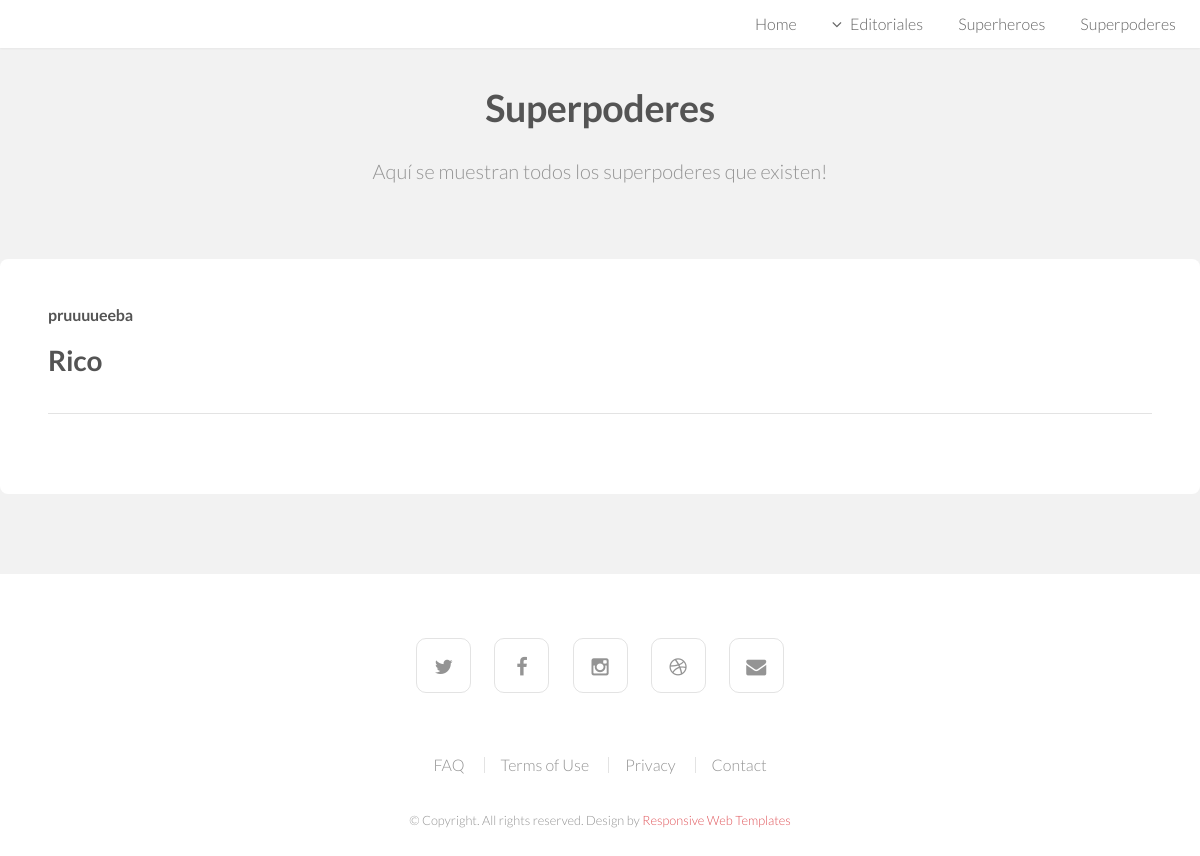
The page /heroWeb/superpoderes/ on the database as committed earlier.
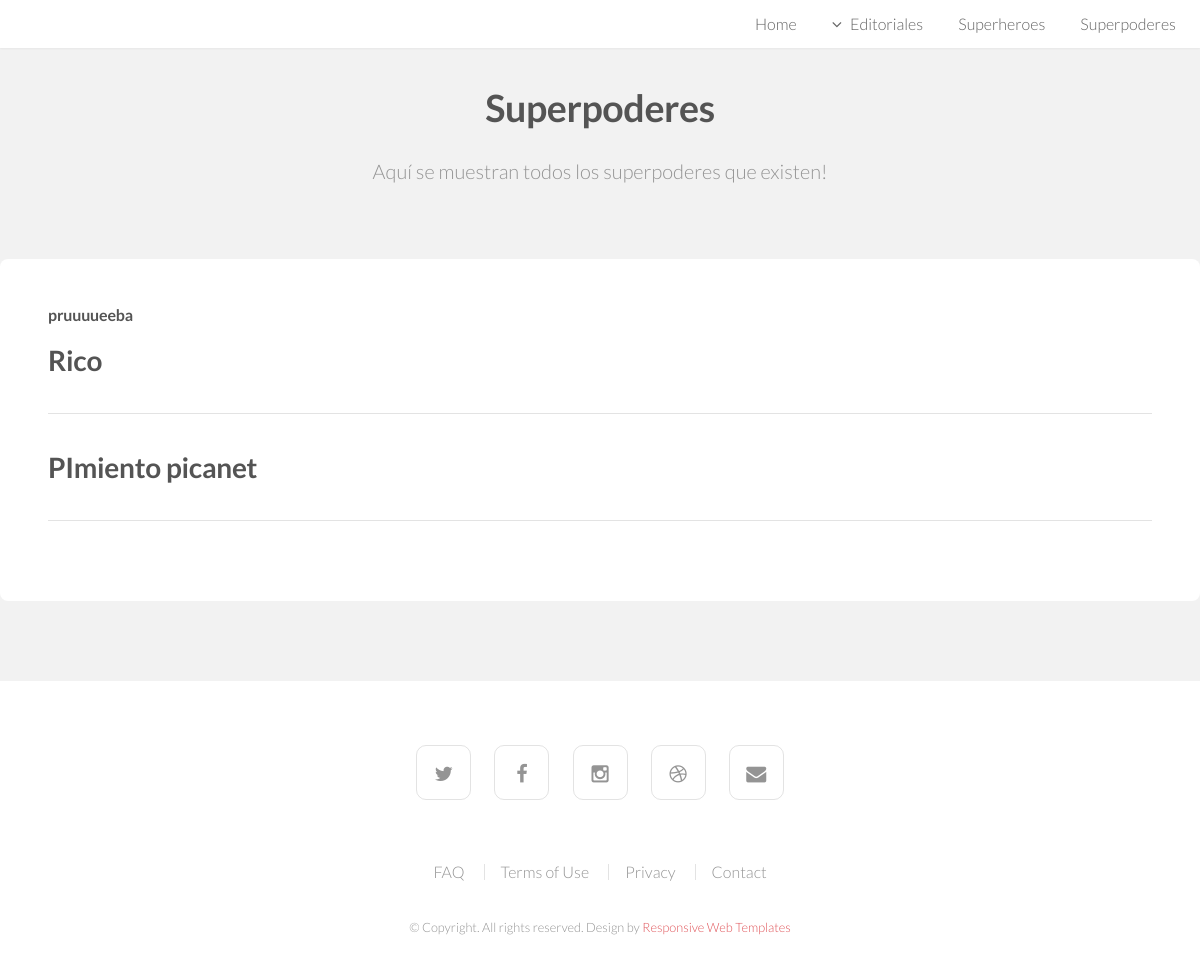
The same page on the database as committed later.
### heroWeb/models.py (models this page shows)
class Superpoder(models.Model):
    superheroe = models.ManyToManyField(Superheroe)
    nombre = models.CharField(max_length=50)
    descripcion = models.CharField(max_length=350)

### heroWeb/views.py (the view)
# urls.py: path('superpoderes/', SuperpoderListView.as_view(), name='superpoderes'), #Lista superpoderes #TODO: @Unai <---- empiezo por aqui
class SuperpoderListView(ListView):
    model = Superpoder
    template_name = 'superpoder_list.html'
    queryset = Superpoder.objects.all() #La info que mandamos al html
    context_object_name = 'superpoderes'  #cambio de nombre al objeto
    def get_context_data(self, **kwargs):
        context = super(SuperpoderListView, self).get_context_data(**kwargs)
        context['editorial'] = Grupo.objects.all()
        return context

### heroWeb/templates/superpoder_list.html
{% extends "index.html" %}
{% load static %}
{% block header %}
<header id="header" class="skel-layers-fixed">
{% endblock %}
{% block cuerpo %}
<section id="main" class="wrapper style1">
    <header class="major">
        <h2>Superpoderes</h2>
        <p>Aquí se muestran todos los superpoderes que existen!</p>
    </header>
    <div class="container">
            <section id="content">
                <section >
                    <h1>pruuuueeba</h1>
                    {% for superpoder in superpoderes %}
                        <section >
                            <h2><a href="{% url 'ssuperpodere' superpoder.id %}"> {{ superpoder.nombre }} </a></h2>
                        </section>
                        <section class= "blockimage">
                            <hr/>
                        </section>
                    {% endfor %}
                </section>
            </section>
    </div>
</section>
{% endblock %}

Rows that differ between the two databases and show on the page:
added Superpoder: nombre "PImiento picanet"
